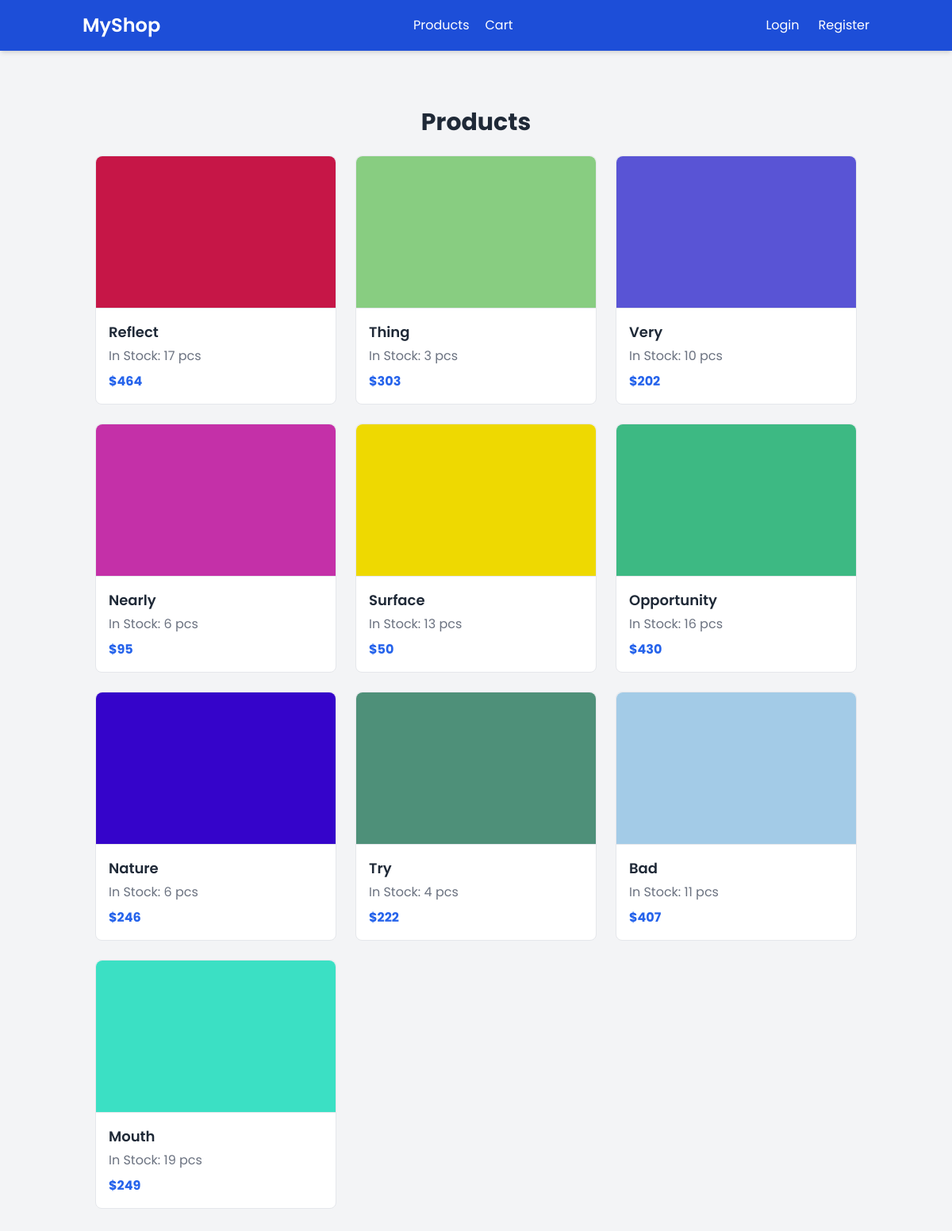
The page / on the database its author committed.
### products/models.py (models this page shows, shortened)
class Product(models.Model):
    name = models.TextField()
    price = models.IntegerField()
    desc = models.TextField()
    qty = models.IntegerField(default=0)
    created_at = models.DateTimeField(auto_now_add=True)

class ProductImage(models.Model):
    product = models.ForeignKey(Product, on_delete=models.CASCADE, related_name='images')
    image = models.ImageField(upload_to='product_images/')
    alt_text = models.CharField(max_length=255, blank=True)

### products/views.py (the view)
# urls.py: path('', products_views.get_all_products, name='home'),
def get_all_products(request):
    products = Product.objects.all()
    return render(request, "products/products.html", {'products': products})

### products/templates/products/products.html (shortened to what this page needs)
{% extends "base.html" %}
{% block content %}
<div class="container mx-auto px-4 py-10">
  <h1 class="text-3xl font-bold text-gray-800 mb-6 text-center">Products</h1>
  <div class="grid grid-cols-1 sm:grid-cols-2 lg:grid-cols-3 gap-6">
    {% for product in products %}
    <a href="/products/{{product.id}}" class="bg-white border border-gray-200 rounded-lg hover:shadow-lg duration-300">
      {% if product.images.all %}
        <img src="{{ product.images.first.image.url }}" alt="{{ product.name }}" class="w-full h-48 object-cover rounded-t-lg border-b">
      {% else %}
        <div class="w-full h-48 bg-gray-100 flex items-center justify-center rounded-t-lg">
          <span class="text-gray-400 text-sm">No image</span>
        </div>
      {% endif %}
      <div class="p-4">
        <h2 class="text-lg font-semibold text-gray-800">{{ product.name }}</h2>
        <p class="text-base text-gray-500">In Stock: {{ product.qty }} pcs</p>
        <p class="font-bold text-blue-600 mt-2">${{ product.price }}</p>
      </div>
    </a>
    {% endfor %}
  </div>
</div>
{% endblock %}

### rows shown on the page
Product: images.first.image (picture), name "Reflect", qty "17", price "464"
Product: images.first.image (picture), name "Thing", qty "3", price "303"
Product: images.first.image (picture), name "Very", qty "10", price "202"
Product: images.first.image (picture), name "Nearly", qty "6", price "95"
Product: images.first.image (picture), name "Surface", qty "13", price "50"
Product: images.first.image (picture), name "Opportunity", qty "16", price "430"
Product: images.first.image (picture), name "Nature", qty "6", price "246"
Product: images.first.image (picture), name "Try", qty "4", price "222"
Product: images.first.image (picture), name "Bad", qty "11", price "407"
Product: images.first.image (picture), name "Mouth", qty "19", price "249"
